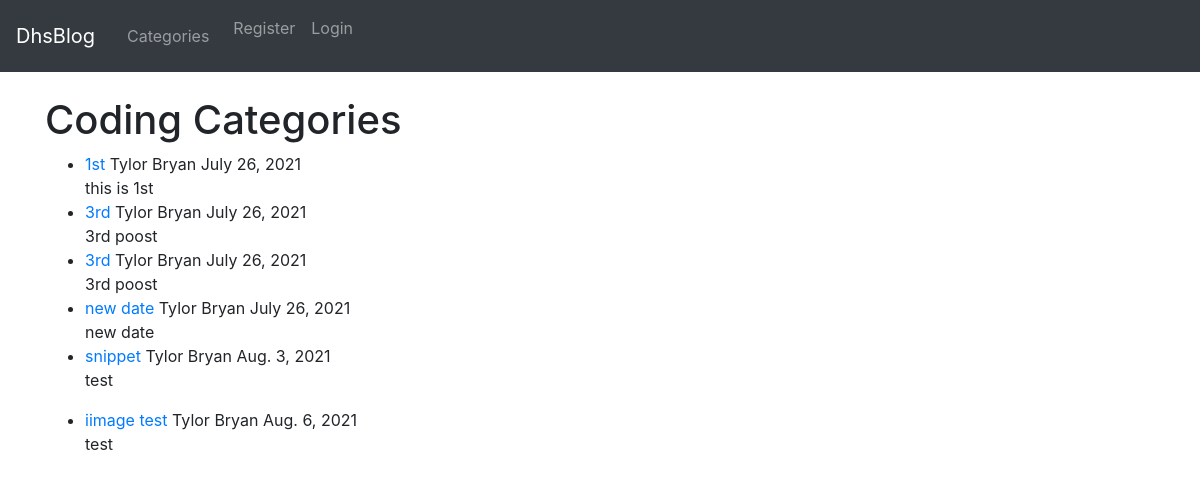
The page /category/coding/ on the database as committed earlier.
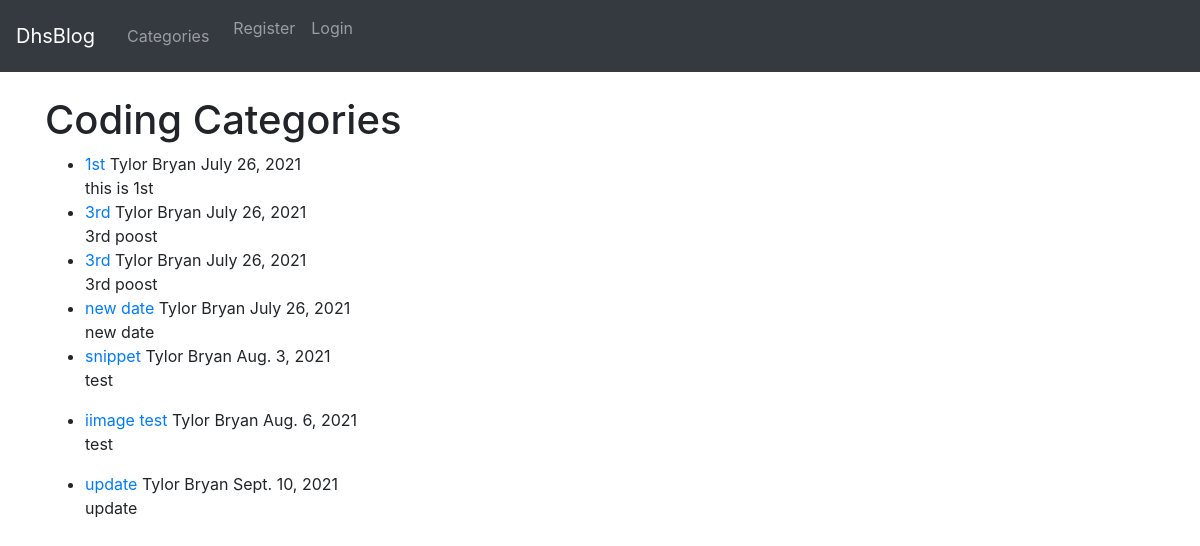
The same page on the database as committed later.
### theblog/models.py (models this page shows, shortened)
class Post(models.Model):
    title = models.CharField(max_length=255)
    header_image = models.ImageField(null=True, blank=True, upload_to="images/")
    title_tag = models.CharField(max_length=255)
    author = models.ForeignKey(User, on_delete=models.CASCADE)
    body = RichTextField(blank=True, null=True)
    post_date = models.DateField(auto_now_add=True)
    category = models.CharField(max_length=255, default='coding')
    snippet = models.CharField(max_length=255)
    likes = models.ManyToManyField(User, related_name='blog_posts')

### theblog/views.py (the view)
# urls.py: path('category/<str:cats>/', CategoryView, name='category'),
def CategoryView(request, cats):
	category_posts = Post.objects.filter(category=cats.replace('-', ' '))
	return render(request, 'categories.html', {'cats':cats.title().replace('-', ' '), 'category_posts':category_posts})

### theblog/templates/categories.html (shortened to what this page needs)
<!DOCTYPE html>
{% extends 'base.html'  %}
{% block content  %}
{% if category_posts %}
<h1>{{ cats }} Categories</h1>
<ul>
{% for post in category_posts  %}
  <li> <a href="{% url 'article-detail' post.pk  %}">{{ post.title }}</a>
   {{ post.author.first_name }}
   {{ post.author.last_name }}
   {{post.post_date}}   <br/>
 {{ post.body | slice:":200"| safe }}</li>
{% endfor  %}
</ul>
{% else  %}
<h2>  sorry this page does not exsit... </h2>
{% endif %}
{% endblock %}

Rows that differ between the two databases and show on the page:
added Post: title "update", author.first_name "Tylor", author.last_name "Bryan", post_date "Sept. 10, 2021", body "update"
